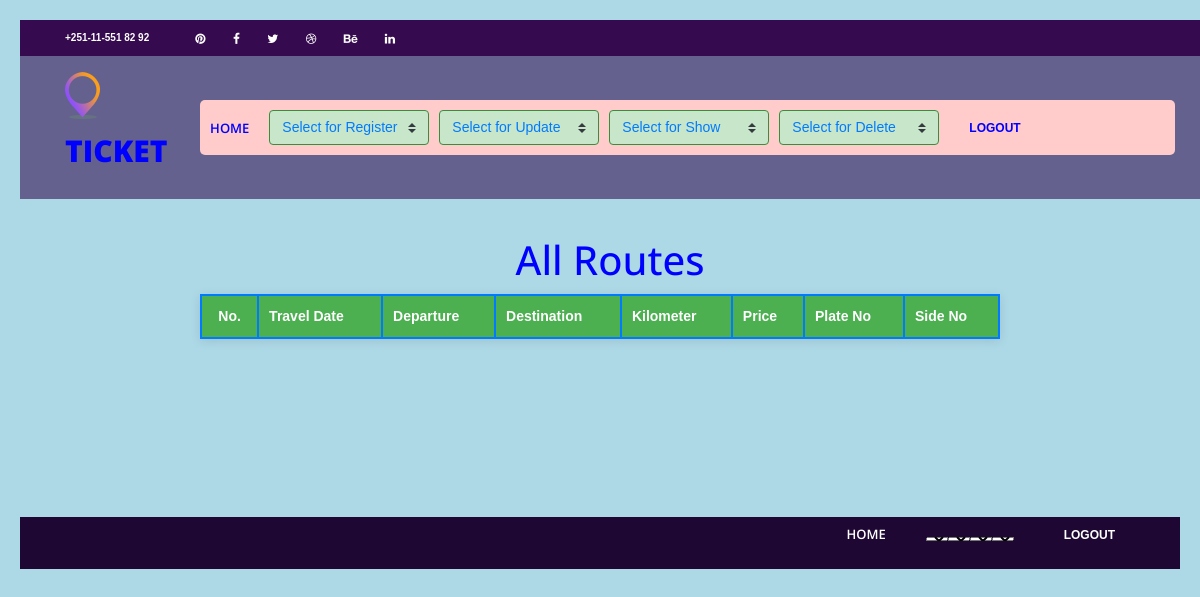
Before: /routes/ with the older database file.
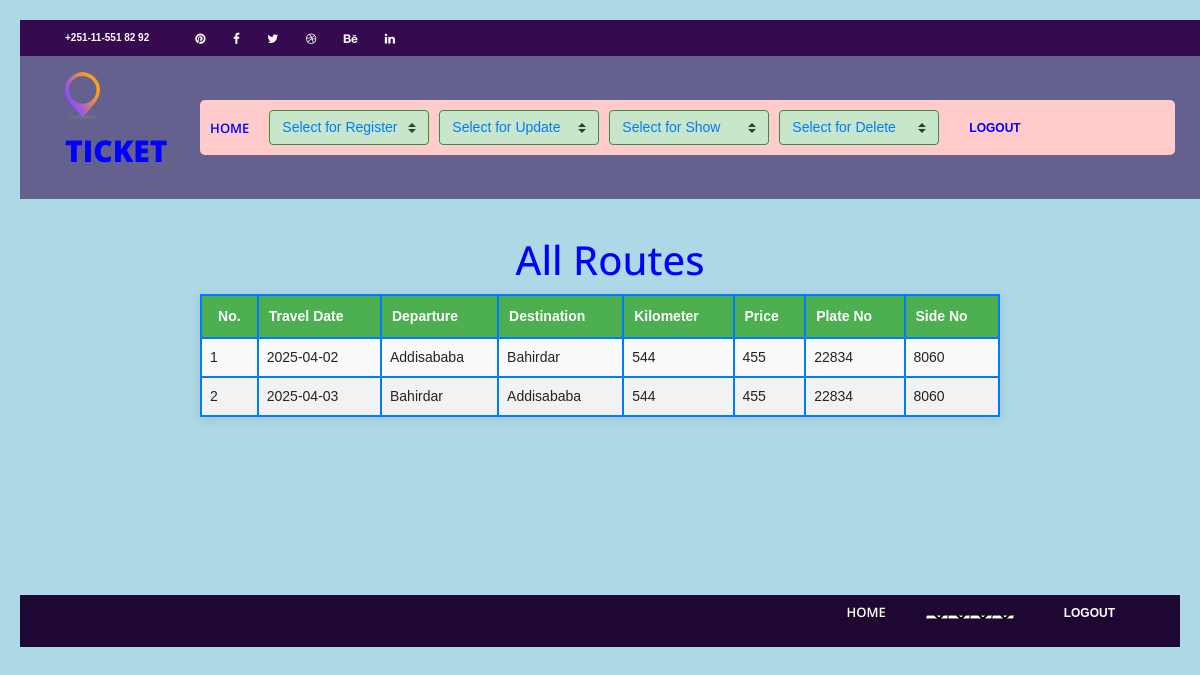
After: the same page with the newer database file.
### users/models.py (models this page shows, shortened)
class Route(models.Model):
    registration_id = models.UUIDField(default=uuid.uuid4, editable=False, unique=True)
    registered_time = models.DateTimeField(auto_now_add=True)
    depcity = models.CharField(max_length=50, null=True, blank=True)
    descity = models.CharField(max_length=50, null=True, blank=True)
    kilometer = models.CharField(max_length=50, null=True, blank=True)
    price = models.CharField(max_length=50, null=True, blank=True)
    date = models.CharField(max_length=50, null=True, blank=True)
    plate_no = models.CharField(max_length=50, null=True, blank=True)
    side_no = models.CharField(max_length=50, null=True, blank=True)
    groups = models.ManyToManyField(
        'auth.Group',
        related_name='route_set',
        blank=True
    )
    user_permissions = models.ManyToManyField(
        'auth.Permission',
        related_name='route_permissions_set',
        blank=True
    )

### users/views.py (the view)
# urls.py: path('routes/', views.routes, name='routes'),
def routes(request):
    routes = Route.objects.all()
    return render(request, 'users/routes.html',{'routes': routes})

### users/templates/users/routes.html (shortened to what the changed rows need)
<!DOCTYPE html>
<html lang="en">
<head>
<link rel="stylesheet" type="text/css" href="../static/styles/bootstrap4/bootstrap.min.css">
<link href="../static/plugins/font-awesome-4.7.0/css/font-awesome.min.css" rel="stylesheet" type="text/css">
<link rel="stylesheet" type="text/css" href="../static/plugins/OwlCarousel2-2.2.1/owl.carousel.css">
<link rel="stylesheet" type="text/css" href="../static/plugins/OwlCarousel2-2.2.1/owl.theme.default.css">
<link rel="stylesheet" type="text/css" href="../static/plugins/OwlCarousel2-2.2.1/animate.css">
<link rel="stylesheet" type="text/css" href="../static/styles/main_styles.css">
<link rel="stylesheet" type="text/css" href="../static/styles/responsive.css">
</head>
<body style="background-color: lightblue;">
<div class="super_container">
                <link href="https://stackpath.bootstrapcdn.com/bootstrap/4.5.2/css/bootstrap.min.css" rel="stylesheet">
<h1 style="margin: 0 auto; padding-left: 20px; text-align: center; display: block; color:blue;">All Routes</h1>
<table>
  <thead>
    <tr>
      <th>No.</th>
      <th>Travel Date</th>
      <th>Departure</th>
      <th>Destination</th>
      <th>Kilometer</th>
      <th>Price</th>
      <th>Plate No</th>
      <th>Side No</th>
    </tr>
  </thead>
  <tbody>
    {% for route in routes %}
      <tr>
        <td>{{ forloop.counter }}</td>
        <td>{{ route.date }}</td>
        <td>{{ route.depcity }}</td>
        <td>{{ route.descity }}</td>
        <td>{{ route.kilometer }}</td>
        <td>{{ route.price }}</td>
        <td>{{ route.plate_no }}</td>
        <td>{{ route.side_no }}</td>
      </tr>
    {% endfor %}
  </tbody>
</table>
<br>
</div>
</body>
</html>

Changed rows visible on the page:
added Route: date "2025-04-02", depcity "Addisababa", descity "Bahirdar", kilometer "544", price "455", plate_no "22834", side_no "8060"
added Route: date "2025-04-03", depcity "Bahirdar", descity "Addisababa", kilometer "544", price "455", plate_no "22834", side_no "8060"
